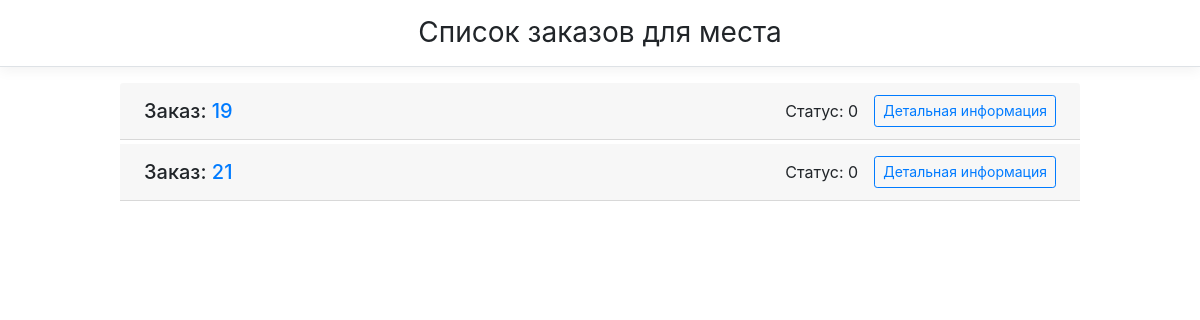
/roles/zakupschik/individual_orders/323/ (signed in), run on the app's committed database.
### main/models.py (models this page shows, shortened)
class Order(ModelWithTimestamp, ModelWithUser):
    objects = OrderManager()
    place = models.CharField(max_length=150, blank=True, null=True)
    price = models.DecimalField(max_digits=10, decimal_places=2)
    quantity = models.PositiveIntegerField(default=1)
    order_comment = models.TextField(max_length=255, null=True, blank=True)
    customer_comment = models.TextField(max_length=255, null=True, blank=True)
    ORDER_STATUSES = (
        (OrderStatuses.CREATED, OrderStatuses.CREATED_STR),
        (OrderStatuses.PAID, OrderStatuses.PAID_STR),
        (OrderStatuses.CLOSED, OrderStatuses.CLOSED_STR),
    )
    status = models.PositiveIntegerField(default=OrderStatuses.CREATED, choices=ORDER_STATUSES)
    active = models.BooleanField(default=True)
    class Meta:
        ordering = ('created_date', )

### main/roles/zakupschik/views.py (the view)
# urls.py: path('individual_orders/<slug:place>/', views.ZakupschikOrdersByPlacesView.as_view(),
class ZakupschikOrdersByPlacesView(LoginRolesRequiredMixin, TemplateView):
    template_name = 'main/zakupschik_order_details_by_place.html'
    url_name = 'zakupschik_order_details_by_place'
    required_roles = (Roles.ZAKUPSCHIK,)
    def __init__(self):
        self.place = None
    def get_context_data(self, **kwargs):
        context = super().get_context_data(**kwargs)
        fetcher = ZakupschikFetcher()
        context['orders'] = fetcher.orders_by_place(self.place)
        context['MEDIA_URL'] = settings.MEDIA_URL
        return context
    def dispatch(self, request, *args, **kwargs):
        self.place = kwargs.pop('place', None)
        return super().dispatch(request, *args, **kwargs)

### main/core/mixins.py (called while the page is built)
    def dispatch(self, request, *args, **kwargs):
        user = request.user
        if not user.is_authenticated:
            return self.handle_no_permission()
        if user.role not in self.required_roles and user.role != Roles.ADMINISTRATOR:
            return self.handle_no_permission()
        return super().dispatch(request, *args, **kwargs)

### main/models.py (called while the page is built)
    def get_list(self, **kwargs):
        return Order.objects.filter(active=True, **kwargs)

### main/roles/zakupschik/fetchers.py (called while the page is built)
    def orders_by_place(self, place):
        orders_qs = Order.objects.get_list(status=OrderStatuses.CREATED, place=place)
        return orders_qs

### main/templates/main/zakupschik_order_details_by_place.html (shortened to what this page needs)
{% extends 'base.html' %}
{% block content %}
    <h3 class="font-weight-normal text-center py-3 mb-3 border-bottom box-shadow">Список заказов для места {{ place }}</h3>
<div class="container px-0">
    {% for order in orders %}
         <div class="d-flex font-weight-normal px-4 my-1 card-header">
             <h5 class="my-1 mr-md-auto">Заказ: <a href="{% url 'main:order_details' pk=order.id %}">{{ order.id }}</a></h5>
              <div class="my-1 mr-md-3">Статус: {{ order.status }}</div>
              <a class="btn btn-sm btn-outline-primary" data-toggle="collapse" data-target="#hide-me{{ forloop.counter }}" aria-expanded="true" href="#">Детальная информация</a>
         </div>
    {% endfor %}
</div>
{% endblock content %}

### main/static/css/styles.css (style rules this page uses)
.container { max-width: 960px; }
.box-shadow { box-shadow: 0 0.25rem 0.75rem rgba(0, 0, 0, .05); }
.card-header { padding: .75rem 1.25rem; margin-bottom: 0; background-color: rgba(0,0,0,.03); border-bottom: 1px solid rgba(0,0,0,.125); }

### data on the page
Order: id "19", status "0"
Order: id "21", status "0"
